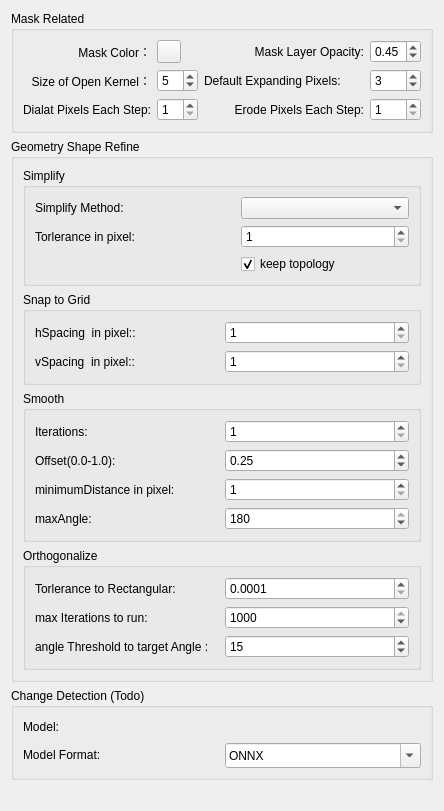
     <widget class="QWidget" name="advancedTab">
      <attribute name="title">
       <string>Advanced</string>
      </attribute>
      <layout class="QVBoxLayout" name="verticalLayout_9">
       <item>
        <widget class="QGroupBox" name="groupBox_6">
         <property name="title">
          <string>Mask Related</string>
         </property>
         <layout class="QGridLayout" name="gridLayout_6">
          <item row="0" column="0">
           <widget class="QLabel" name="label_35">
            <property name="text">
             <string>Mask Color：</string>
            </property>
            <property name="alignment">
             <set>Qt::AlignRight|Qt::AlignTrailing|Qt::AlignVCenter</set>
            </property>
           </widget>
          </item>
          <item row="0" column="1">
           <widget class="QgsColorButton" name="maskColorButton">
            <property name="color">
             <color>
              <red>255</red>
              <green>255</green>
              <blue>0</blue>
             </color>
            </property>
            <property name="allowOpacity">
             <bool>false</bool>
            </property>
           </widget>
          </item>
          <item row="0" column="2">
           <widget class="QLabel" name="label_36">
            <property name="text">
             <string>Mask Layer Opacity:</string>
            </property>
            <property name="alignment">
             <set>Qt::AlignRight|Qt::AlignTrailing|Qt::AlignVCenter</set>
            </property>
           </widget>
          </item>
          <item row="0" column="3">
           <widget class="QDoubleSpinBox" name="maskOpacitySpin">
            <property name="decimals">
             <number>2</number>
            </property>
            <property name="maximum">
             <double>1.000000000000000</double>
            </property>
            <property name="singleStep">
             <double>0.050000000000000</double>
            </property>
            <property name="value">
             <double>0.450000000000000</double>
            </property>
           </widget>
          </item>
          <item row="1" column="0">
           <widget class="QLabel" name="label_9">
            <property name="minimumSize">
             <size>
              <width>0</width>
              <height>0</height>
             </size>
            </property>
            <property name="text">
             <string>Size of Open Kernel：</string>
            </property>
            <property name="alignment">
             <set>Qt::AlignRight|Qt::AlignTrailing|Qt::AlignVCenter</set>
            </property>
           </widget>
          </item>
          <item row="1" column="1">
           <widget class="QgsSpinBox" name="denoise_kernel_size_spinbox">
            <property name="toolTip">
             <string>kernel size used for Morphology opening process to remove small holes and objects</string>
            </property>
            <property name="minimum">
             <number>3</number>
            </property>
            <property name="singleStep">
             <number>2</number>
            </property>
            <property name="value">
             <number>5</number>
            </property>
           </widget>
          </item>
          <item row="1" column="2">
           <widget class="QLabel" name="label_10">
            <property name="minimumSize">
             <size>
              <width>160</width>
              <height>20</height>
             </size>
            </property>
            <property name="text">
             <string>Default Expanding Pixels: </string>
            </property>
           </widget>
          </item>
          <item row="1" column="3">
           <widget class="QgsSpinBox" name="padding_spinbox">
            <property name="toolTip">
             <string>default num. of pixels the mask will be expanded before showing</string>
            </property>
            <property name="maximum">
             <number>30</number>
            </property>
            <property name="value">
             <number>3</number>
            </property>
           </widget>
          </item>
          <item row="2" column="0">
           <widget class="QLabel" name="label_11">
            <property name="minimumSize">
             <size>
              <width>0</width>
              <height>0</height>
             </size>
            </property>
            <property name="text">
             <string>Dialat Pixels Each Step:</string>
            </property>
            <property name="alignment">
             <set>Qt::AlignRight|Qt::AlignTrailing|Qt::AlignVCenter</set>
            </property>
           </widget>
          </item>
          <item row="2" column="1">
           <widget class="QgsSpinBox" name="expand_pixel_spinbox">
            <property name="minimum">
             <number>1</number>
            </property>
           </widget>
          </item>
          <item row="2" column="2">
           <widget class="QLabel" name="label_12">
            <property name="minimumSize">
             <size>
              <width>0</width>
              <height>0</height>
             </size>
            </property>
            <property name="text">
             <string>Erode Pixels Each Step:</string>
            </property>
            <property name="alignment">
             <set>Qt::AlignRight|Qt::AlignTrailing|Qt::AlignVCenter</set>
            </property>
           </widget>
          </item>
          <item row="2" column="3">
           <widget class="QgsSpinBox" name="shrink_pixels_spinbox">
            <property name="minimum">
             <number>1</number>
            </property>
           </widget>
          </item>
         </layout>
        </widget>
       </item>
       <item>
        <widget class="QGroupBox" name="groupBox_7">
         <property name="title">
          <string>Geometry Shape Refine</string>
         </property>
         <layout class="QVBoxLayout" name="verticalLayout_8">
          <item>
           <widget class="QGroupBox" name="groupBox_10">
            <property name="title">
             <string>Simplify</string>
            </property>
            <layout class="QVBoxLayout" name="verticalLayout_7">
             <item>
              <layout class="QGridLayout" name="gridLayout_7">
               <property name="sizeConstraint">
                <enum>QLayout::SetMinimumSize</enum>
               </property>
               <item row="1" column="0">
                <widget class="QLabel" name="label_13">
                 <property name="minimumSize">
                  <size>
                   <width>200</width>
                   <height>0</height>
                  </size>
                 </property>
                 <property name="text">
                  <string>Simplify Method:</string>
                 </property>
                </widget>
               </item>
               <item row="1" column="1">
                <widget class="QgsCheckableComboBox" name="simplify_method_ComboBox">
                 <property name="minimumSize">
                  <size>
                   <width>0</width>
                   <height>20</height>
                  </size>
                 </property>
                </widget>
               </item>
               <item row="3" column="0">
                <widget class="QLabel" name="label_15">
                 <property name="minimumSize">
                  <size>
                   <width>150</width>
                   <height>20</height>
                  </size>
                 </property>
                 <property name="text">
                  <string>Torlerance in pixel:</string>
                 </property>
                </widget>
               </item>
               <item row="4" column="1">
                <widget class="QCheckBox" name="simplify_keep_topo_checkbox">
                 <property name="minimumSize">
                  <size>
                   <width>120</width>
                   <height>20</height>
                  </size>
                 </property>
                 <property name="text">
                  <string>keep topology</string>
                 </property>
                 <property name="checked">
                  <bool>true</bool>
                 </property>
                </widget>
               </item>
               <item row="3" column="1">
                <widget class="QgsSpinBox" name="simplify_torlerance_spinbox">
                 <property name="minimum">
                  <number>1</number>
                 </property>
                 <property name="value">
                  <number>1</number>
                 </property>
                </widget>
               </item>
              </layout>
             </item>
            </layout>
           </widget>
          </item>
          <item>
           <widget class="QGroupBox" name="groupBox_13">
            <property name="toolTip">
             <string> all points or vertices snapped to the closest point of the grid</string>
            </property>
            <property name="title">
             <string>Snap to Grid</string>
            </property>
            <layout class="QGridLayout" name="gridLayout_10">
             <item row="0" column="0">
              <widget class="QLabel" name="label_24">
               <property name="text">
                <string>hSpacing  in pixel::</string>
               </property>
              </widget>
             </item>
             <item row="0" column="1">
              <widget class="QgsSpinBox" name="snap2grid_hspace_spinbox">
               <property name="toolTip">
                <string>Horizontal spacing of the grid (x axis). 0 to disable.</string>
               </property>
               <property name="whatsThis">
                <string>Horizontal spacing of the grid (x axis). 0 to disable.</string>
               </property>
               <property name="minimum">
                <number>1</number>
               </property>
               <property name="maximum">
                <number>100</number>
               </property>
               <property name="value">
                <number>1</number>
               </property>
              </widget>
             </item>
             <item row="1" column="0">
              <widget class="QLabel" name="label_25">
               <property name="text">
                <string>vSpacing  in pixel::</string>
               </property>
              </widget>
             </item>
             <item row="1" column="1">
              <widget class="QgsSpinBox" name="snap2grid_vspace_spinbox">
               <property name="toolTip">
                <string>Vertical spacing of the grid (y axis). 0 to disable.</string>
               </property>
               <property name="whatsThis">
                <string>Vertical spacing of the grid (y axis). 0 to disable.</string>
               </property>
               <property name="minimum">
                <number>1</number>
               </property>
               <property name="maximum">
                <number>100</number>
               </property>
               <property name="value">
                <number>1</number>
               </property>
              </widget>
             </item>
            </layout>
           </widget>
          </item>
          <item>
           <widget class="QGroupBox" name="groupBox_11">
            <property name="toolTip">
             <string>Smooths a geometry by rounding off corners using the Chaikin algorithm. This operation roughly doubles the number of vertices in a geometry.</string>
            </property>
            <property name="whatsThis">
             <string>Smooths a geometry by rounding off corners using the Chaikin algorithm. This operation roughly doubles the number of vertices in a geometry.</string>
            </property>
            <property name="title">
             <string>Smooth</string>
            </property>
            <layout class="QGridLayout" name="gridLayout_8">
             <item row="0" column="0">
              <widget class="QLabel" name="label_14">
               <property name="minimumSize">
                <size>
                 <width>120</width>
                 <height>20</height>
                </size>
               </property>
               <property name="text">
                <string>Iterations:</string>
               </property>
              </widget>
             </item>
             <item row="0" column="1">
              <widget class="QgsSpinBox" name="smooth_iterations_spinbox">
               <property name="toolTip">
                <string>number of smoothing iterations to run. More iterations results in a smoother geometry</string>
               </property>
               <property name="whatsThis">
                <string>number of smoothing iterations to run. More iterations results in a smoother geometry</string>
               </property>
               <property name="minimum">
                <number>1</number>
               </property>
              </widget>
             </item>
             <item row="1" column="0">
              <widget class="QLabel" name="label_16">
               <property name="text">
                <string>Offset(0.0-1.0):</string>
               </property>
              </widget>
             </item>
             <item row="1" column="1">
              <widget class="QgsDoubleSpinBox" name="smooth_offset_spinbox">
               <property name="toolTip">
                <string>fraction of line to create new vertices along, between 0 and 1.0, e.g., the default value of 0.25 will create new vertices 25% and 75% along each line segment of the geometry for each iteration. Smaller values result in “tighter” smoothing.</string>
               </property>
               <property name="whatsThis">
                <string>fraction of line to create new vertices along, between 0 and 1.0, e.g., the default value of 0.25 will create new vertices 25% and 75% along each line segment of the geometry for each iteration. Smaller values result in “tighter” smoothing.</string>
               </property>
               <property name="prefix">
                <string/>
               </property>
               <property name="suffix">
                <string/>
               </property>
               <property name="decimals">
                <number>2</number>
               </property>
               <property name="maximum">
                <double>0.750000000000000</double>
               </property>
               <property name="singleStep">
                <double>0.050000000000000</double>
               </property>
               <property name="value">
                <double>0.250000000000000</double>
               </property>
              </widget>
             </item>
             <item row="2" column="0">
              <widget class="QLabel" name="label_22">
               <property name="text">
                <string>minimumDistance in pixel:</string>
               </property>
              </widget>
             </item>
             <item row="2" column="1">
              <widget class="QgsSpinBox" name="smooth_minDist_spinbox">
               <property name="toolTip">
                <string>minimum segment length to apply smoothing to</string>
               </property>
               <property name="whatsThis">
                <string>minimum segment length to apply smoothing to</string>
               </property>
               <property name="minimum">
                <number>1</number>
               </property>
               <property name="maximum">
                <number>100</number>
               </property>
               <property name="value">
                <number>1</number>
               </property>
              </widget>
             </item>
             <item row="3" column="0">
              <widget class="QLabel" name="label_23">
               <property name="text">
                <string>maxAngle:</string>
               </property>
              </widget>
             </item>
             <item row="3" column="1">
              <widget class="QgsSpinBox" name="smooth_maxAngle_spinbox">
               <property name="toolTip">
                <string>maximum angle at node (0-180) at which smoothing will be applied</string>
               </property>
               <property name="whatsThis">
                <string>maximum angle at node (0-180) at which smoothing will be applied</string>
               </property>
               <property name="minimum">
                <number>0</number>
               </property>
               <property name="maximum">
                <number>180</number>
               </property>
               <property name="value">
                <number>180</number>
               </property>
               <property name="displayIntegerBase">
                <number>10</number>
               </property>
              </widget>
             </item>
            </layout>
           </widget>
          </item>
          <item>
           <widget class="QGroupBox" name="groupBox_12">
            <property name="toolTip">
             <string>Attempts to orthogonalize a line or polygon geometry by shifting vertices to make the geometries angles either right angles or flat lines. This is an iterative algorithm which will loop until either the vertices are within a specified tolerance of right angles or a set number of maximum iterations is reached. The angle threshold parameter specifies how close to a right angle or straight line an angle must be before it is attempted to be straightened.</string>
            </property>
            <property name="whatsThis">
             <string>Attempts to orthogonalize a line or polygon geometry by shifting vertices to make the geometries angles either right angles or flat lines. This is an iterative algorithm which will loop until either the vertices are within a specified tolerance of right angles or a set number of maximum iterations is reached. The angle threshold parameter specifies how close to a right angle or straight line an angle must be before it is attempted to be straightened.</string>
            </property>
            <property name="title">
             <string>Orthogonalize</string>
            </property>
            <layout class="QGridLayout" name="gridLayout_5">
             <item row="0" column="0">
              <widget class="QLabel" name="label_19">
               <property name="minimumSize">
                <size>
                 <width>150</width>
                 <height>20</height>
                </size>
               </property>
               <property name="text">
                <string>Torlerance to Rectangular:</string>
               </property>
              </widget>
             </item>
             <item row="0" column="1">
              <widget class="QgsDoubleSpinBox" name="ortho_torlerance_spinbox">
               <property name="toolTip">
                <string>the vertices are within a specified tolerance of right angles</string>
               </property>
               <property name="statusTip">
                <string>the vertices are within a specified tolerance of right angles</string>
               </property>
               <property name="whatsThis">
                <string>the vertices are within a specified tolerance of right angles</string>
               </property>
               <property name="prefix">
                <string/>
               </property>
               <property name="suffix">
                <string/>
               </property>
               <property name="decimals">
                <number>4</number>
               </property>
               <property name="minimum">
                <double>0.000100000000000</double>
               </property>
               <property name="maximum">
                <double>10.000000000000000</double>
               </property>
               <property name="singleStep">
                <double>0.000100000000000</double>
               </property>
               <property name="value">
                <double>0.000100000000000</double>
               </property>
              </widget>
             </item>
             <item row="1" column="0">
              <widget class="QLabel" name="label_20">
               <property name="text">
                <string>max Iterations to run:</string>
               </property>
              </widget>
             </item>
             <item row="1" column="1">
              <widget class="QgsSpinBox" name="ortho_maxiteration_spinbox">
               <property name="toolTip">
                <string>will loop until maximum iterations is reached if the vertices are not within a specified tolerance of right angles</string>
               </property>
               <property name="whatsThis">
                <string>will loop until maximum iterations is reached if the vertices are not within a specified tolerance of right angles</string>
               </property>
               <property name="minimum">
                <number>1</number>
               </property>
               <property name="maximum">
                <number>1000</number>
               </property>
               <property name="value">
                <number>1000</number>
               </property>
              </widget>
             </item>
             <item row="2" column="0">
              <widget class="QLabel" name="label_21">
               <property name="text">
                <string>angle Threshold to target Angle :</string>
               </property>
              </widget>
             </item>
             <item row="2" column="1">
              <widget class="QgsSpinBox" name="ortho_angleThreshold_spinbox">
               <property name="toolTip">
                <string>this parameter specifies how close to a right angle or straight line an angle must be before it is attempted to be straightened</string>
               </property>
               <property name="whatsThis">
                <string>this parameter specifies how close to a right angle or straight line an angle must be before it is attempted to be straightened</string>
               </property>
               <property name="minimum">
                <number>1</number>
               </property>
               <property name="maximum">
                <number>45</number>
               </property>
               <property name="value">
                <number>15</number>
               </property>
              </widget>
             </item>
            </layout>
           </widget>
          </item>
         </layout>
        </widget>
       </item>
       <item>
        <widget class="QGroupBox" name="groupBox_9">
         <property name="title">
          <string>Change Detection (Todo)</string>
         </property>
         <layout class="QGridLayout" name="gridLayout_9">
          <item row="1" column="0">
           <widget class="QLabel" name="label_18">
            <property name="minimumSize">
             <size>
              <width>100</width>
              <height>0</height>
             </size>
            </property>
            <property name="maximumSize">
             <size>
              <width>16777215</width>
              <height>20</height>
             </size>
            </property>
            <property name="text">
             <string>Model Format:</string>
            </property>
           </widget>
          </item>
          <item row="0" column="1">
           <widget class="QgsFileWidget" name="cd_model_file">
            <property name="minimumSize">
             <size>
              <width>0</width>
              <height>20</height>
             </size>
            </property>
           </widget>
          </item>
          <item row="1" column="1">
           <widget class="QComboBox" name="cd_modelFormat_comboBox">
            <property name="sizePolicy">
             <sizepolicy hsizetype="Preferred" vsizetype="Minimum">
              <horstretch>0</horstretch>
              <verstretch>0</verstretch>
             </sizepolicy>
            </property>
            <property name="minimumSize">
             <size>
              <width>0</width>
              <height>25</height>
             </size>
            </property>
            <property name="maximumSize">
             <size>
              <width>16777215</width>
              <height>25</height>
             </size>
            </property>
            <property name="editable">
             <bool>true</bool>
            </property>
            <item>
             <property name="text">
              <string>ONNX</string>
             </property>
            </item>
            <item>
             <property name="text">
              <string>Pytorch</string>
             </property>
            </item>
            <item>
             <property name="text">
              <string>TensorFlow</string>
             </property>
            </item>
            <item>
             <property name="text">
              <string>Paddle</string>
             </property>
            </item>
           </widget>
          </item>
          <item row="0" column="0">
           <widget class="QLabel" name="label_17">
            <property name="minimumSize">
             <size>
              <width>0</width>
              <height>20</height>
             </size>
            </property>
            <property name="maximumSize">
             <size>
              <width>16777215</width>
              <height>20</height>
             </size>
            </property>
            <property name="text">
             <string>Model:</string>
            </property>
           </widget>
          </item>
         </layout>
        </widget>
       </item>
       <item>
        <spacer name="verticalSpacer_3">
         <property name="orientation">
          <enum>Qt::Vertical</enum>
         </property>
         <property name="sizeHint" stdset="0">
          <size>
           <width>20</width>
           <height>20</height>
          </size>
         </property>
        </spacer>
       </item>
      </layout>
     </widget>
